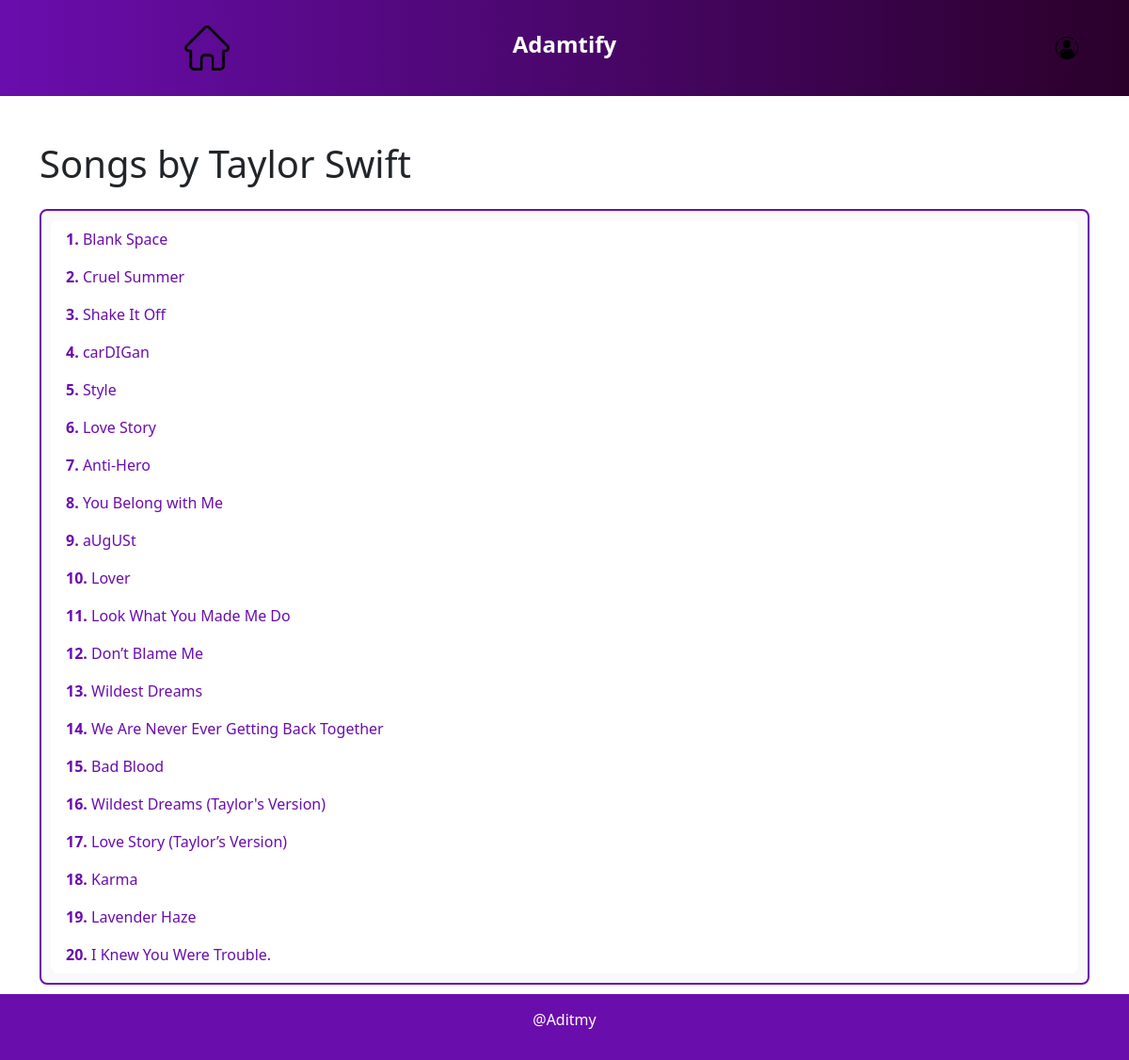
/view_artist_songs/20244d07-534f-4eff-b4d4-930878889970, run on the app's committed database.
### app/models.py (models this page shows)
class Artist(db.Model):
    artist_id = db.Column(db.String(80), primary_key=True)
    artist_name = db.Column(
        db.String(100), index=True, unique=True, nullable=False
    )
    listeners = db.Column(db.Integer, nullable=False, default=0)
    songs = db.relationship(
        'SongArtist', back_populates='artist', lazy='select'
    )
    preferred_by_users = db.relationship(
        'UserArtist', backref='artist', lazy='dynamic'
    )

class Song(db.Model):
    song_id = db.Column(db.String(150), primary_key=True)
    title = db.Column(db.String(200), nullable=False)
    duration = db.Column(db.Integer)
    genre = db.Column(db.String(80))
    artist_ids = db.Column(db.Text)
    playlists = db.relationship(
        'PlaylistSong', back_populates='song', lazy='select'
    )
    artists = db.relationship(
        'SongArtist', back_populates='song', lazy='select'
    )

### app/views.py (the view)
@app.route('/view_artist_songs/<artist_id>', methods=['GET'])
def view_artist_songs(artist_id):
    artist = Artist.query.get(artist_id)
    if artist:
        songs = Song.query.join(SongArtist).filter(SongArtist.artist_id == artist.artist_id).all()
        return render_template('artist_songs.html', artist=artist, songs=songs)
    else:
        return "Artist not found", 404

### app/views.py (called while the page is built)
@app.before_request
def before_request():
    session.permanent = False  # Make the session temporary
    user_id = session.get('user_id')
    if user_id:
        g.user = get_user_by_id(user_id)
    else:
        g.user = None

### app/templates/artist_songs.html
{% extends "base.html" %}
{% block content %}
<div class="container mt-5">
    <h1 class="text-dark">Songs by {{ artist.artist_name }}</h1>
    <ol class="list-group mt-4" style="border: 2px solid #6a0dad; border-radius: 8px; padding: 10px; background-color: #f9f9f9;">
        {% if songs %}
            {% for song in songs %}
                <li class="list-group-item d-flex justify-content-between align-items-center" style="border: none; color: #6a0dad;">
                    <span><strong>{{ loop.index }}.</strong> {{ song.title }}</span>
                </li>
            {% endfor %}
        {% else %}
            <p class="text-center text-muted">No songs found for this artist.</p>
        {% endif %}
    </ol>
</div>
{% endblock %}

### app/static/style/base.css (style rules this page uses)
h1 { color: black; }
.container { padding-bottom: 80px; }

### data on the page
Artist: artist_name "Taylor Swift"
Song: title "Blank Space"
Song: title "Cruel Summer"
Song: title "Shake It Off"
Song: title "carDIGan"
Song: title "Style"
Song: title "Love Story"
Song: title "Anti-Hero"
Song: title "You Belong with Me"
Song: title "aUgUSt"
Song: title "Lover"
Song: title "Look What You Made Me Do"
Song: title "Don’t Blame Me"
Song: title "Wildest Dreams"
Song: title "We Are Never Ever Getting Back Together"
Song: title "Bad Blood"
Song: title "Wildest Dreams (Taylor's Version)"
Song: title "Love Story (Taylor’s Version)"
Song: title "Karma"
Song: title "Lavender Haze"
Song: title "I Knew You Were Trouble."
